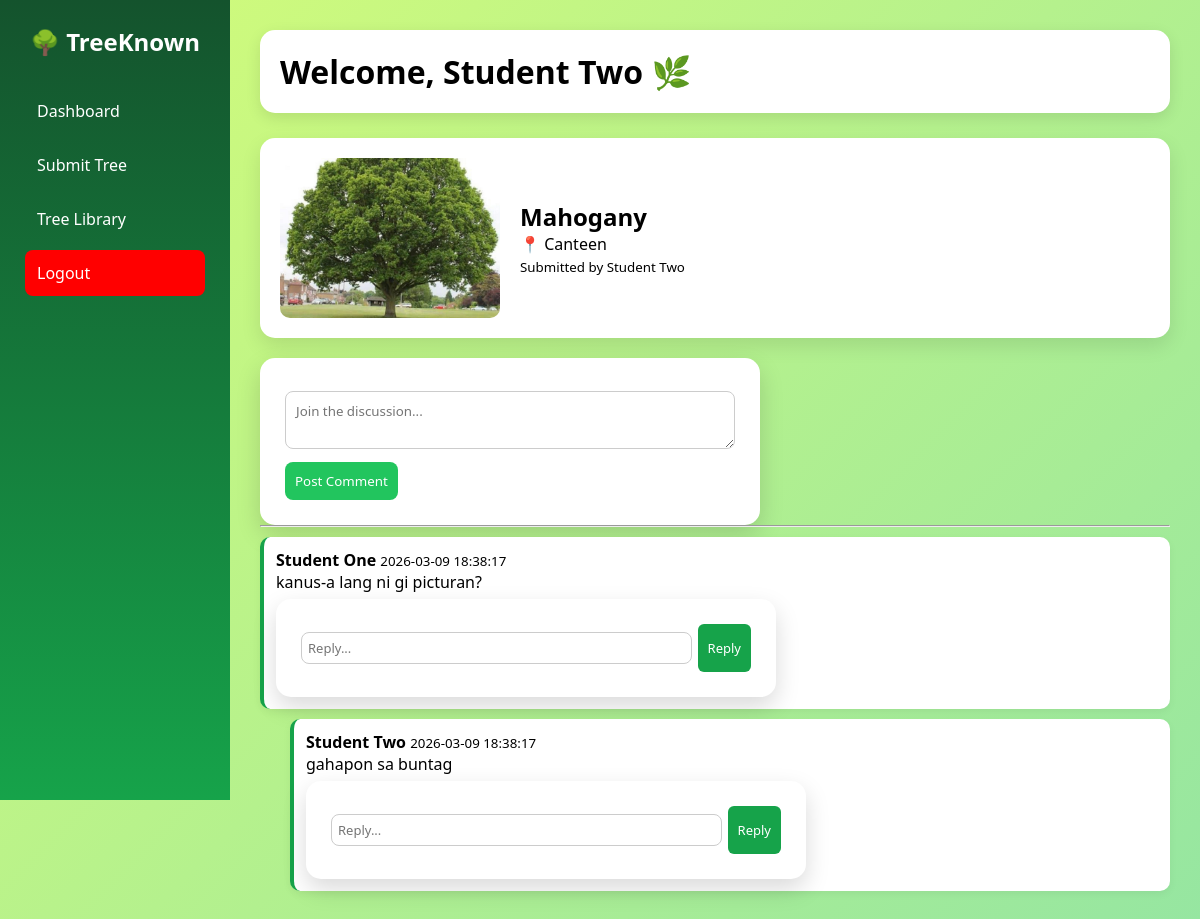
The app's page /Student_Tabs/dashboard.php?tab=tree&id=1 (signed in) with its own data.
### tables this page shows
CREATE TABLE IF NOT EXISTS TREE_SUBMISSIONS (
    tree_id INT AUTO_INCREMENT PRIMARY KEY,

    species_guess VARCHAR(100) NOT NULL,   
    species_id INT NULL,                  

    location_name VARCHAR(100) NOT NULL,
    lat DECIMAL(10,7) NULL,
    lng DECIMAL(10,7) NULL,

    photo VARCHAR(255) NULL,

    submitted_by INT NOT NULL,
    verified_by INT NULL,

    review_note TEXT,

    status ENUM('pending','approved','rejected') DEFAULT 'pending',

    date_submitted DATETIME DEFAULT CURRENT_TIMESTAMP,

    FOREIGN KEY (species_id) REFERENCES TREE_LIBRARY(treelib_id)
        ON DELETE SET NULL
        ON UPDATE CASCADE,

    FOREIGN KEY (submitted_by) REFERENCES USERS(user_id)
        ON DELETE CASCADE
        ON UPDATE CASCADE,

    FOREIGN KEY (verified_by) REFERENCES USERS(user_id)
        ON DELETE SET NULL
        ON UPDATE CASCADE
);

CREATE TABLE IF NOT EXISTS USERS (
    user_id INT AUTO_INCREMENT PRIMARY KEY,
    name VARCHAR(100) NOT NULL,
    email VARCHAR(100) NOT NULL UNIQUE,
    password VARCHAR(255) NOT NULL,
    role ENUM('admin','teacher','student') NOT NULL,
    student_id VARCHAR(20) NULL,
    status ENUM('pending','approved','rejected') DEFAULT 'pending',
    created_at TIMESTAMP DEFAULT CURRENT_TIMESTAMP
);

CREATE TABLE COMMENTS (
    comment_id INT AUTO_INCREMENT PRIMARY KEY,
    tree_id INT NOT NULL,
    user_id INT NOT NULL,
    parent_comment_id INT NULL,
    comment_text TEXT NOT NULL,
    created_at TIMESTAMP DEFAULT CURRENT_TIMESTAMP,

    FOREIGN KEY (tree_id) REFERENCES TREE_SUBMISSIONS(tree_id)
        ON DELETE CASCADE,

    FOREIGN KEY (user_id) REFERENCES USERS(user_id)
        ON DELETE CASCADE,

    FOREIGN KEY (parent_comment_id) REFERENCES COMMENTS(comment_id)
        ON DELETE CASCADE
);

### Student_Tabs/dashboard.php (the view, shortened to what this page needs)
<?php
include __DIR__ . '/../config/db.php';
$user_name = $_SESSION['user_name'] ?? 'Student';
$tab = $_GET['tab'] ?? 'dashboard';
?>
<!DOCTYPE html>
<html>
<head>
<link rel="stylesheet" href="https://unpkg.com/leaflet/dist/leaflet.css"/>
</head>
<body>
<div class="sidebar">
<h2>🌳 TreeKnown</h2>
<a href="?tab=dashboard" class="<?= $tab=='dashboard'?'active':'' ?>">Dashboard</a>
<a href="?tab=submit" class="<?= $tab=='submit'?'active':'' ?>">Submit Tree</a>
<a href="?tab=library" class="<?= $tab=='library'?'active':'' ?>">Tree Library</a>
<a href="../logout.php" style="background:red;">Logout</a>
</div>
<div class="main">
<header>
<h1>Welcome, <?= htmlspecialchars($user_name) ?> 🌿</h1>
</header>
<?php
switch($tab){
?>
<?php
case 'tree':
$tree_id = $_GET['id'];
$stmt = $conn->prepare("
SELECT t.*,u.name
FROM TREE_SUBMISSIONS t
JOIN USERS u ON t.submitted_by=u.user_id
WHERE tree_id=?
");
$stmt->execute([$tree_id]);
$tree = $stmt->fetch(PDO::FETCH_ASSOC);
$photo = $tree['photo'] ? "../uploads/".$tree['photo'] : "https://via.placeholder.com/200";
echo "<div class='tree-detail'>
<img src='$photo'>
<div>
<h2>{$tree['species_guess']}</h2>
<p>📍 {$tree['location_name']}</p>
<small>Submitted by {$tree['name']}</small>
</div>
</div>";
echo "<form method='post'>
<input type='hidden' name='tree_id' value='$tree_id'>
<textarea name='comment_text' placeholder='Join the discussion...' required></textarea>
<button name='submit_comment'>Post Comment</button>
</form><hr>";
$comments = $conn->prepare("
SELECT c.*,u.name
FROM COMMENTS c
JOIN USERS u ON c.user_id=u.user_id
WHERE tree_id=?
ORDER BY created_at ASC
");
$comments->execute([$tree_id]);
$comments = $comments->fetchAll(PDO::FETCH_ASSOC);
function displayComments($comments,$parent=null,$level=0){
    foreach($comments as $c){
        if($c['parent_comment_id']==$parent){
            echo "<div class='comment' style='margin-left:".($level*30)."px'>";
            echo "<b>{$c['name']}</b> <small>{$c['created_at']}</small><br>";
            echo "<p>".htmlspecialchars($c['comment_text'])."</p>";
            echo "<form method='post' class='reply-form'>
            <input type='hidden' name='tree_id' value='{$c['tree_id']}'>
            <input type='hidden' name='parent_comment_id' value='{$c['comment_id']}'>
            <input type='text' name='comment_text' placeholder='Reply...' required>
            <button name='submit_comment'>Reply</button>
            </form>";
            echo "</div>";
        }
    }
}
displayComments($comments);
break;
}
?>
</div>
</body>
</html>

### Student_Tabs/dashboard.php (style rules this page uses)
* { margin:0;padding:0;box-sizing:border-box;font-family:Segoe UI; }
body { background:linear-gradient(135deg,#d4fc79,#96e6a1);display:flex;min-height:100vh; }
.sidebar { width:230px;height:100vh;background:linear-gradient(180deg,#14532d,#16a34a);padding:25px;color:white;position:fixed; }
.sidebar h2 { text-align:center;margin-bottom:30px; }
.sidebar a { display:block;padding:12px;margin:8px 0;color:white;text-decoration:none;border-radius:8px;transition:0.3s; }
.main { margin-left:230px;padding:30px;width:100%; }
header { background:white;padding:20px;border-radius:15px;box-shadow:0 5px 15px rgba(0,0,0,0.1);margin-bottom:25px; }
form { background:white;padding:25px;border-radius:15px;box-shadow:0 10px 25px rgba(0,0,0,0.15);max-width:500px; }
form input, form textarea { width:100%;padding:10px;margin:8px 0;border-radius:8px;border:1px solid #ccc; }
form button { background:#22c55e;color:white;padding:10px;border:none;border-radius:8px;cursor:pointer; }
.tree-detail { display:flex;gap:20px;background:white;padding:20px;border-radius:15px;box-shadow:0 8px 20px rgba(0,0,0,0.1);align-items:center;margin-bottom:20px; }
.tree-detail img { width:220px;height:160px;object-fit:cover;border-radius:10px; }
.comment { background:white;padding:12px;border-radius:10px;margin-top:10px;border-left:4px solid #16a34a;box-shadow:0 3px 8px rgba(0,0,0,0.05); }
.reply-form { display:flex;gap:6px;margin-top:6px; }
.reply-form input { flex:1;padding:6px;font-size:13px; }
.reply-form button { padding:6px 10px;font-size:13px;background:#16a34a;border:none;border-radius:6px;color:white; }

### records on screen
tree_submissions: photo (picture), species_guess "Mahogany", location_name "Canteen", submitted_by.name "Student Two"
comments: user.name "Student One", created_at "2026-03-09 18:38:17", comment_text "kanus-a lang ni gi picturan?"
comments: user.name "Student Two", created_at "2026-03-09 18:38:17", comment_text "gahapon sa buntag"

### other values on screen
$user_name "Student Two"
